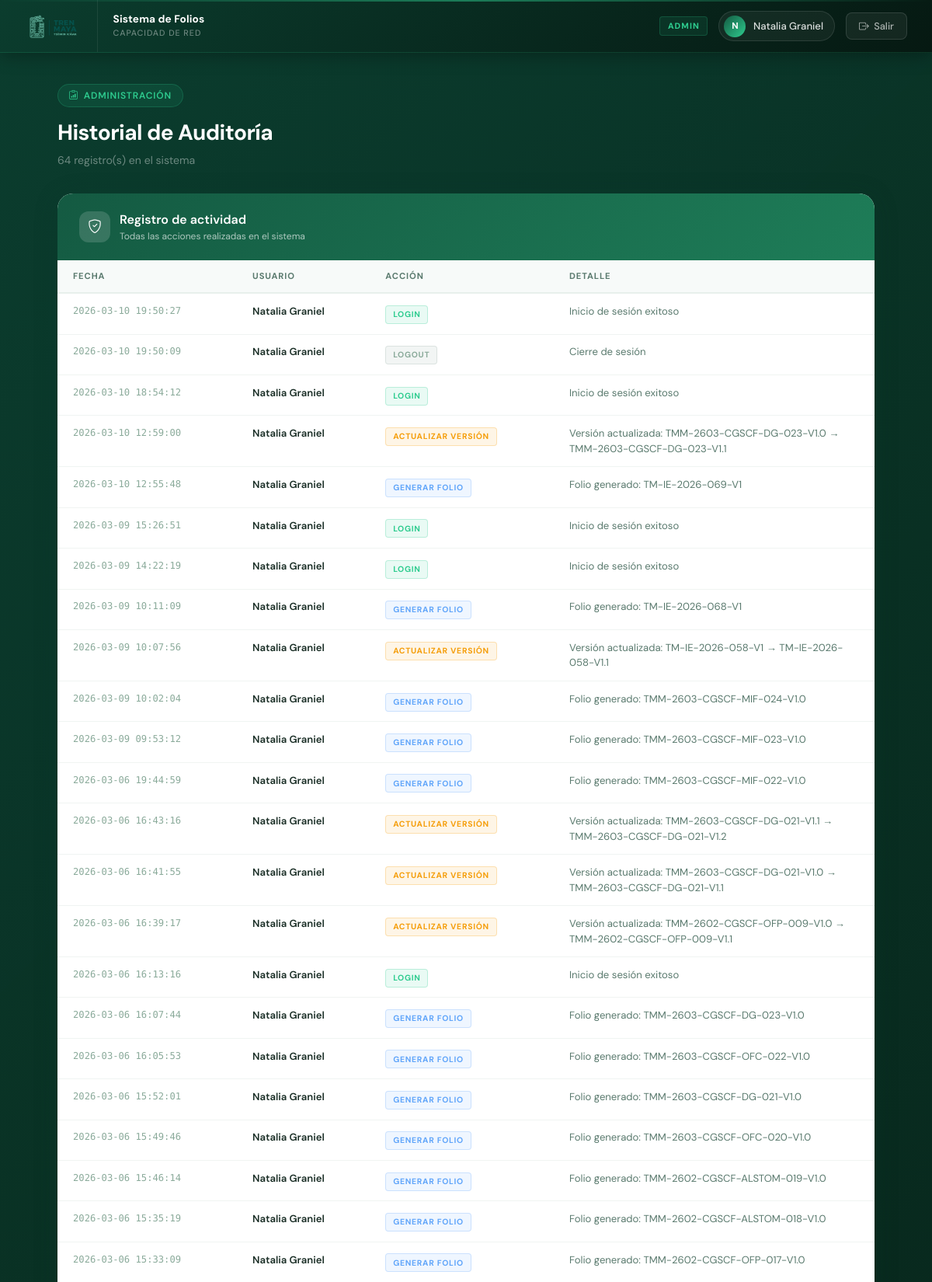
Screenshot of /admin/auditoria (signed in, upper part) with the database file from the repository.
### tables this page shows
CREATE TABLE auditoria (
            id INTEGER PRIMARY KEY AUTOINCREMENT,
            usuario TEXT NOT NULL,
            accion TEXT NOT NULL,
            detalle TEXT,
            fecha TIMESTAMP DEFAULT CURRENT_TIMESTAMP
        );

### routes/usuarios.py (the view)
@usuarios_bp.route("/admin/auditoria")
def auditoria():
    if session.get("rol") != "admin" and session.get("supervisor") != 1:
        return redirect("/")
    with get_db_connection() as conn:
        registros = conn.execute("""
            SELECT * FROM auditoria
            ORDER BY fecha DESC
        """).fetchall()
    return render_template("auditoria.html", registros=registros)

### app.py (called while the page is built)
@app.before_request
def proteger_rutas():
    rutas_publicas = ["login", "static"]
    if request.endpoint not in rutas_publicas and "user" not in session:
        return redirect(url_for("login"))

### db.py (called while the page is built)
def get_db_connection():
    conn = sqlite3.connect(DB_FILE, timeout=10)
    conn.row_factory = sqlite3.Row
    return conn

### templates/auditoria.html (shortened to what this page needs)
{% extends "base.html" %}
{% block content %}
<div class="page-header">
  <div class="page-label"><i class="bi bi-clipboard-data"></i> Administración</div>
  <div class="page-title">Historial de Auditoría</div>
  <div class="page-desc">{{ registros|length }} registro(s) en el sistema</div>
</div>
<div class="card-custom" style="margin-bottom: 1.25rem;">
  <div class="card-header-custom">
    <div class="card-header-icon"><i class="bi bi-shield-check"></i></div>
    <div>
      <p class="card-header-title">Registro de actividad</p>
      <p class="card-header-sub">Todas las acciones realizadas en el sistema</p>
    </div>
  </div>
  {% if registros %}
  <div class="table-responsive">
    <table class="aud-table">
      <thead>
        <tr>
          <th>Fecha</th>
          <th>Usuario</th>
          <th>Acción</th>
          <th>Detalle</th>
        </tr>
      </thead>
      <tbody>
        {% for r in registros %}
        <tr class="aud-fila">
          <td class="aud-fecha">{{ r['fecha'] }}</td>
          <td class="aud-usuario">{{ r['usuario'] }}</td>
          <td>
            {% if r['accion'] == 'LOGIN' %}
              <span class="aud-badge aud-verde">LOGIN</span>
            {% elif r['accion'] == 'LOGOUT' %}
              <span class="aud-badge aud-gris">LOGOUT</span>
            {% elif r['accion'] == 'GENERAR_FOLIO' %}
              <span class="aud-badge aud-azul">GENERAR FOLIO</span>
            {% elif r['accion'] == 'ACTUALIZAR_VERSION' %}
              <span class="aud-badge aud-ambar">ACTUALIZAR VERSIÓN</span>
            {% elif r['accion'] == 'CARGAR_LINK' %}
              <span class="aud-badge aud-cyan">CARGAR LINK</span>
            {% elif r['accion'] == 'CREAR_USUARIO' %}
              <span class="aud-badge aud-morado">CREAR USUARIO</span>
            {% elif r['accion'] == 'ELIMINAR_USUARIO' %}
              <span class="aud-badge aud-rojo">ELIMINAR USUARIO</span>
            {% elif r['accion'] == 'TOGGLE_USUARIO' %}
              <span class="aud-badge aud-gris">TOGGLE USUARIO</span>
            {% elif r['accion'] == 'TOGGLE_SUPERVISOR' %}
              <span class="aud-badge aud-ambar">TOGGLE SUPERVISOR</span>
            {% else %}
              <span class="aud-badge aud-gris">{{ r['accion'] }}</span>
            {% endif %}
          </td>
          <td class="aud-detalle">{{ r['detalle'] or '—' }}</td>
        </tr>
        {% endfor %}
      </tbody>
    </table>
  </div>
  {% endif %}
</div>
{% endblock %}

### templates/base.html (style rules this page uses)
:root { --verde-oscuro: #0b3d2e; --verde-medio: #145a42; --verde-claro: #1e7d58; --verde-acento: #2ecc8f; --blanco: #f7faf9; --gris-claro: #e8f0ec; --texto: #1a2e26; --texto-suave: #5a7a6e; --card-bg: #ffffff; --sombra: 0 4px 32px rgba(11,61,46,0.18); }
* { box-sizing: border-box; margin: 0; padding: 0; }
body { font-family: 'DM Sans', sans-serif; min-height: 100vh; background: var(--verde-oscuro); position: relative; overflow-x: hidden; }
body::before { content: ''; position: fixed; inset: 0; background: linear-gradient(135deg, rgba(11,61,46,0.98) 0%, rgba(6,25,18,0.99) 100%), repeating-linear-gradient( 45deg, transparent, transparent 60px, rgba(255,255,255,0.012) 60px, rgba(255,255,255,0.012) 61px ); pointer-events: none; z-index: 0; }
.page-header { margin-bottom: 2rem; animation: fadeUp 0.5s ease both; }
.page-label { display: inline-flex; align-items: center; gap: 0.4rem; background: rgba(46,204,143,0.1); border: 1px solid rgba(46,204,143,0.22); color: var(--verde-acento); border-radius: 100px; padding: 0.3rem 0.85rem; font-size: 0.75rem; font-weight: 600; letter-spacing: 0.07em; text-transform: uppercase; margin-bottom: 0.75rem; }
.page-title { color: #fff; font-size: 1.75rem; font-weight: 700; letter-spacing: -0.02em; margin-bottom: 0.25rem; }
.page-desc { color: rgba(255,255,255,0.4); font-size: 0.88rem; }
.card-custom { background: var(--card-bg); border-radius: 20px; box-shadow: var(--sombra); border: none; overflow: hidden; animation: fadeUp 0.5s ease 0.1s both; }
.card-header-custom { background: linear-gradient(135deg, var(--verde-medio), var(--verde-claro)); padding: 1.4rem 1.75rem; display: flex; align-items: center; gap: 0.75rem; }
.card-header-icon { width: 40px; height: 40px; background: rgba(255,255,255,0.15); border-radius: 12px; display: flex; align-items: center; justify-content: center; color: #fff; font-size: 1.1rem; }
.card-header-title { color: #fff; font-weight: 600; font-size: 1rem; margin: 0; }
.card-header-sub { color: rgba(255,255,255,0.65); font-size: 0.75rem; margin: 0; }

### templates/auditoria.html (style rules this page uses)
.aud-table { width: 100%; border-collapse: collapse; font-family: 'DM Sans', sans-serif; }
.aud-table thead tr { background: #f7faf9; border-bottom: 2px solid #e8f0ec; }
.aud-table thead th { padding: 0.75rem 1.25rem; font-size: 0.7rem; font-weight: 700; letter-spacing: 0.08em; text-transform: uppercase; color: #5a7a6e; white-space: nowrap; }
.aud-fila { border-bottom: 1px solid #f0f4f2; transition: background 0.15s; }
.aud-fila td { padding: 0.8rem 1.25rem; vertical-align: top; }
.aud-fecha { font-family: 'DM Mono', monospace; font-size: 0.76rem; color: #8aaa9a; white-space: nowrap; }
.aud-usuario { font-size: 0.82rem; font-weight: 600; color: #1a2e26; white-space: nowrap; }
.aud-detalle { font-size: 0.82rem; color: #5a7a6e; max-width: 320px; word-break: break-word; }
.aud-badge { display: inline-block; font-size: 0.65rem; font-weight: 700; letter-spacing: 0.07em; text-transform: uppercase; border-radius: 4px; padding: 0.2rem 0.55rem; white-space: nowrap; }
.aud-verde { color: #2ecc8f; background: rgba(46,204,143,0.1); border: 1px solid rgba(46,204,143,0.25); }
.aud-azul { color: #60a5fa; background: rgba(96,165,250,0.1); border: 1px solid rgba(96,165,250,0.25); }
.aud-ambar { color: #f59e0b; background: rgba(245,158,11,0.1); border: 1px solid rgba(245,158,11,0.25); }
.aud-gris { color: #8aaa9a; background: rgba(90,122,110,0.08); border: 1px solid rgba(90,122,110,0.15); }

### rows the page displays
auditoria: fecha "2026-03-10 19:50:27", usuario "Natalia Graniel", accion "LOGIN", detalle "Inicio de sesión exitoso"
auditoria: fecha "2026-03-10 19:50:09", usuario "Natalia Graniel", accion "LOGOUT", detalle "Cierre de sesión"
auditoria: fecha "2026-03-10 18:54:12", usuario "Natalia Graniel", accion "LOGIN", detalle "Inicio de sesión exitoso"
auditoria: fecha "2026-03-10 12:59:00", usuario "Natalia Graniel", shows "ACTUALIZAR VERSIÓN", detalle "Versión actualizada: TMM-2603-CGSCF-DG-023-V1.0 → TMM-2603-CGSCF-DG-023-V1.1"
auditoria: fecha "2026-03-10 12:55:48", usuario "Natalia Graniel", accion "GENERAR FOLIO", detalle "Folio generado: TM-IE-2026-069-V1"
auditoria: fecha "2026-03-09 15:26:51", usuario "Natalia Graniel", accion "LOGIN", detalle "Inicio de sesión exitoso"
auditoria: fecha "2026-03-09 14:22:19", usuario "Natalia Graniel", accion "LOGIN", detalle "Inicio de sesión exitoso"
auditoria: fecha "2026-03-09 10:11:09", usuario "Natalia Graniel", accion "GENERAR FOLIO", detalle "Folio generado: TM-IE-2026-068-V1"
auditoria: fecha "2026-03-09 10:07:56", usuario "Natalia Graniel", shows "ACTUALIZAR VERSIÓN", detalle "Versión actualizada: TM-IE-2026-058-V1 → TM-IE-2026-058-V1.1"
auditoria: fecha "2026-03-09 10:02:04", usuario "Natalia Graniel", accion "GENERAR FOLIO", detalle "Folio generado: TMM-2603-CGSCF-MIF-024-V1.0"
auditoria: fecha "2026-03-09 09:53:12", usuario "Natalia Graniel", accion "GENERAR FOLIO", detalle "Folio generado: TMM-2603-CGSCF-MIF-023-V1.0"
auditoria: fecha "2026-03-06 19:44:59", usuario "Natalia Graniel", accion "GENERAR FOLIO", detalle "Folio generado: TMM-2603-CGSCF-MIF-022-V1.0"
auditoria: fecha "2026-03-06 16:43:16", usuario "Natalia Graniel", shows "ACTUALIZAR VERSIÓN", detalle "Versión actualizada: TMM-2603-CGSCF-DG-021-V1.1 → TMM-2603-CGSCF-DG-021-V1.2"
auditoria: fecha "2026-03-06 16:41:55", usuario "Natalia Graniel", shows "ACTUALIZAR VERSIÓN", detalle "Versión actualizada: TMM-2603-CGSCF-DG-021-V1.0 → TMM-2603-CGSCF-DG-021-V1.1"
auditoria: fecha "2026-03-06 16:39:17", usuario "Natalia Graniel", shows "ACTUALIZAR VERSIÓN", detalle "Versión actualizada: TMM-2602-CGSCF-OFP-009-V1.0 → TMM-2602-CGSCF-OFP-009-V1.1"
auditoria: fecha "2026-03-06 16:13:16", usuario "Natalia Graniel", accion "LOGIN", detalle "Inicio de sesión exitoso"
auditoria: fecha "2026-03-06 16:07:44", usuario "Natalia Graniel", accion "GENERAR FOLIO", detalle "Folio generado: TMM-2603-CGSCF-DG-023-V1.0"
auditoria: fecha "2026-03-06 16:05:53", usuario "Natalia Graniel", accion "GENERAR FOLIO", detalle "Folio generado: TMM-2603-CGSCF-OFC-022-V1.0"
auditoria: fecha "2026-03-06 15:52:01", usuario "Natalia Graniel", accion "GENERAR FOLIO", detalle "Folio generado: TMM-2603-CGSCF-DG-021-V1.0"
auditoria: fecha "2026-03-06 15:49:46", usuario "Natalia Graniel", accion "GENERAR FOLIO", detalle "Folio generado: TMM-2603-CGSCF-OFC-020-V1.0"
auditoria: fecha "2026-03-06 15:46:14", usuario "Natalia Graniel", accion "GENERAR FOLIO", detalle "Folio generado: TMM-2602-CGSCF-ALSTOM-019-V1.0"
auditoria: fecha "2026-03-06 15:35:19", usuario "Natalia Graniel", accion "GENERAR FOLIO", detalle "Folio generado: TMM-2602-CGSCF-ALSTOM-018-V1.0"
auditoria: fecha "2026-03-06 15:33:09", usuario "Natalia Graniel", accion "GENERAR FOLIO", detalle "Folio generado: TMM-2602-CGSCF-OFP-017-V1.0"

### other values shown
{{ session.get('rol') }} "ADMIN"
{{ session.get('user', 'U')[0]|upper }} "N"
{{ session.get('user') }} "Natalia Graniel"
{{ registros|length }} "64"
